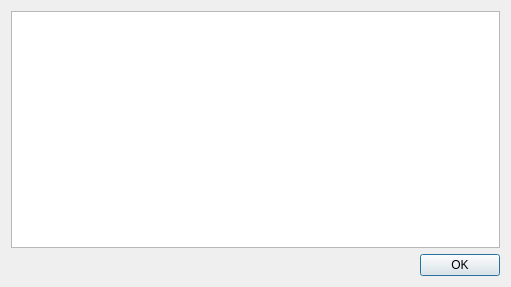
<?xml version="1.0" encoding="UTF-8"?>
<ui version="4.0">
 <class>Dialog</class>
 <widget class="QDialog" name="Dialog">
  <property name="geometry">
   <rect>
    <x>0</x>
    <y>0</y>
    <width>511</width>
    <height>287</height>
   </rect>
  </property>
  <property name="windowTitle">
   <string>Marker</string>
  </property>
  <layout class="QVBoxLayout" name="verticalLayout">
   <item>
    <widget class="QPlainTextEdit" name="txe_marker">
     <property name="readOnly">
      <bool>true</bool>
     </property>
    </widget>
   </item>
   <item>
    <widget class="QDialogButtonBox" name="bbx_box">
     <property name="orientation">
      <enum>Qt::Horizontal</enum>
     </property>
     <property name="standardButtons">
      <set>QDialogButtonBox::Ok</set>
     </property>
    </widget>
   </item>
  </layout>
 </widget>
 <resources/>
 <connections>
  <connection>
   <sender>bbx_box</sender>
   <signal>accepted()</signal>
   <receiver>Dialog</receiver>
   <slot>accept()</slot>
   <hints>
    <hint type="sourcelabel">
     <x>248</x>
     <y>254</y>
    </hint>
    <hint type="destinationlabel">
     <x>157</x>
     <y>274</y>
    </hint>
   </hints>
  </connection>
  <connection>
   <sender>bbx_box</sender>
   <signal>rejected()</signal>
   <receiver>Dialog</receiver>
   <slot>reject()</slot>
   <hints>
    <hint type="sourcelabel">
     <x>316</x>
     <y>260</y>
    </hint>
    <hint type="destinationlabel">
     <x>286</x>
     <y>274</y>
    </hint>
   </hints>
  </connection>
 </connections>
</ui>
